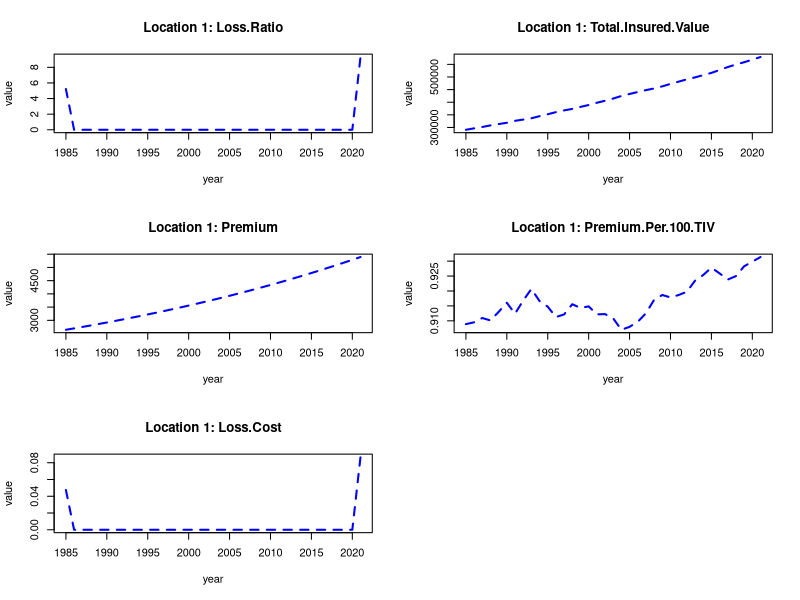
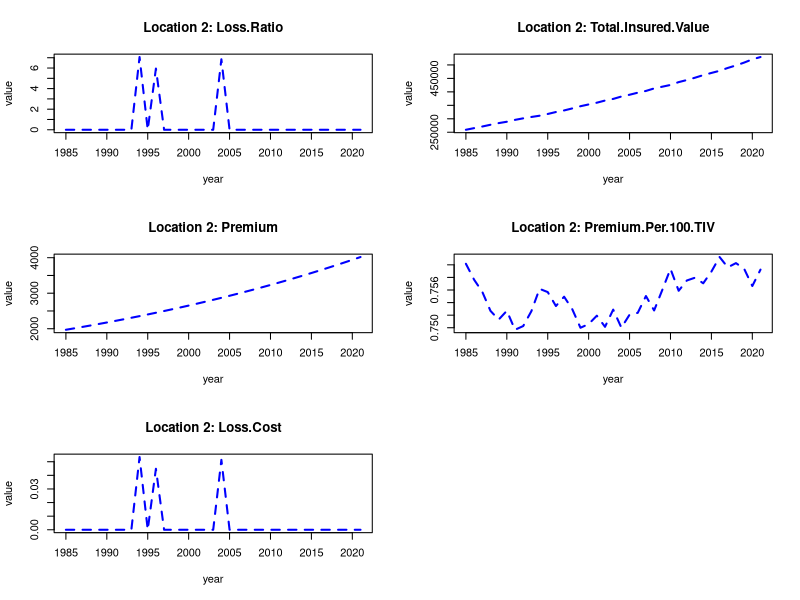
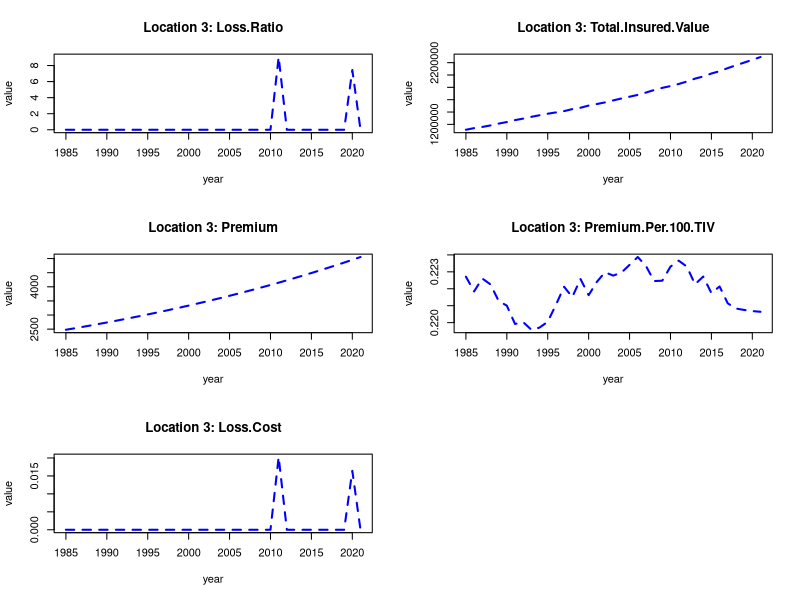
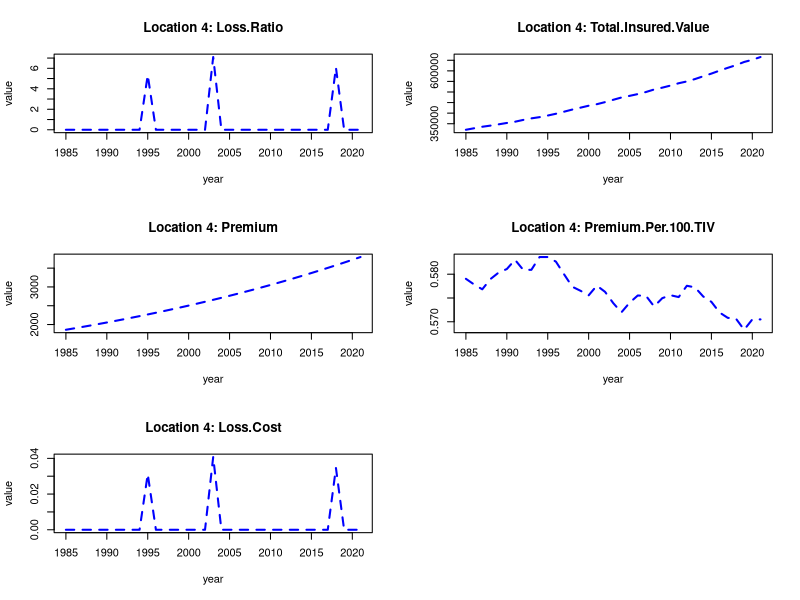
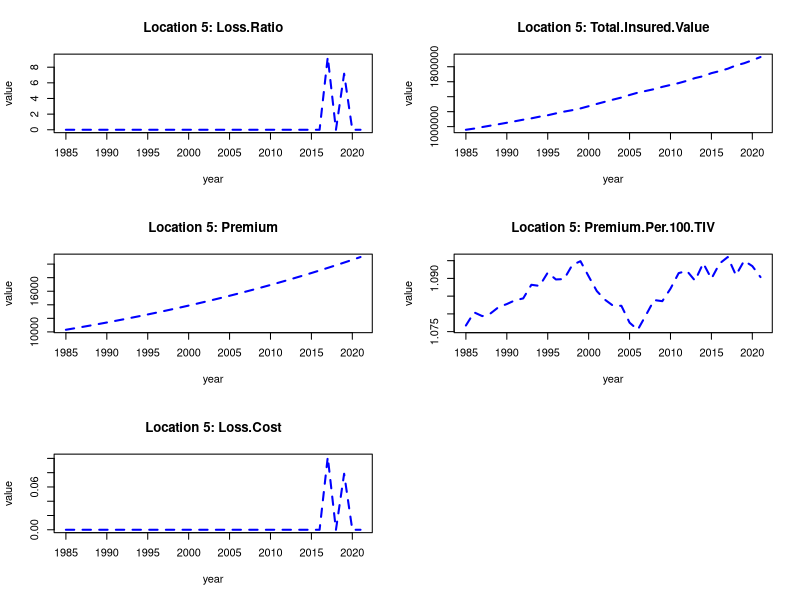
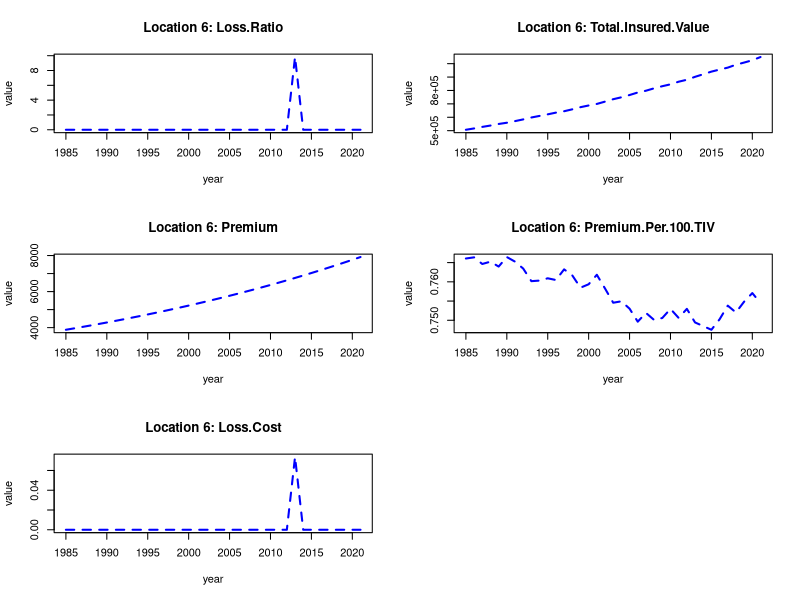
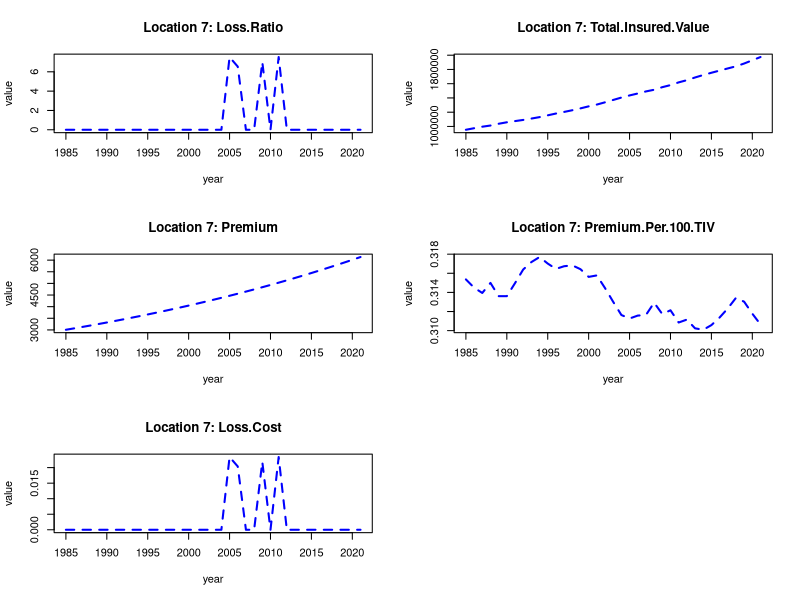
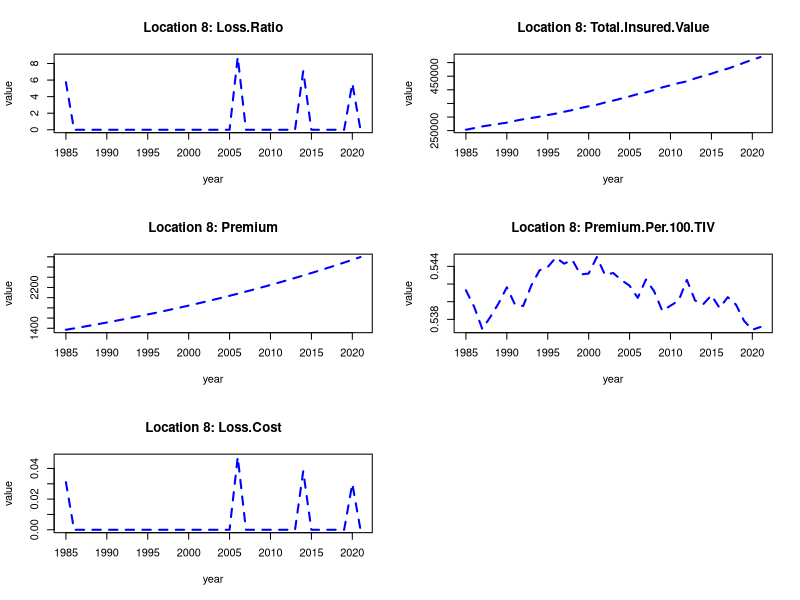

Reproduce these figures in R, in order.
library(dplyr)

# Adjust as needed
scriptDir <- "/Users/felixkim/Desktop/case-competition-/Experimental/Felix_files"
outputDir <- "/Users/felixkim/Desktop/case-competition-/Experimental/Felix_files/OutputGraphs"
featureEnum <- function() {
  list(Loss.Ratio = "Loss.Ratio", Total.Insured.Value = "Total.Insured.Value", Premium = "Premium",
       Premium.Per.100.TIV = "Premium.Per.100.TIV", Loss.Cost = "Loss.Cost")
}

# Function invocation examples, where TARGET_LOCATION is set to some integer:
# Plot all of the features for a location:  > plot_location_feature_ts(exposuresData, TARGET_LOCATION)
# Plot just one of the features for a location:  > plot_location_feature_ts(exposuresData, TARGET_LOCATION, featureEnum()$Total.Insured.Value)
plot_location_feature_ts <- function(df, location, featureEnumString) {
  # Subset out the rows pertaining just to one location
  location_df <- df[df$Location == location,]
  
  # Augment the dataframe with additional features not found in raw dataset
  location_df <- transform(location_df, Loss.Ratio=Losses...Non.Catastrophe/Premium)
  location_df <- transform(location_df, Premium.Per.100.TIV=Premium/(Total.Insured.Value/100.0))
  location_df <- transform(location_df, Loss.Cost=Losses...Non.Catastrophe/Total.Insured.Value)
  
  # Either plot all the features or just one of the features for the given location
  if (missing(featureEnumString)) {
    png(filename = paste0(outputDir, "/Location/", "Location.", location, ".ExposuresData", ".png"), width = 6000, height = 4000, res=300)
    par(mfrow = c(3,2))
    for (feat in featureEnum()) {
      plot(select(location_df, PolicyYear, feat), type = "l", lwd = 2, lty = 2, col = "blue", 
           xlab = "year", ylab = "value", main = paste0("Location ", location, ": ", feat))
    }
  }
  else {
    png(filename = paste0(outputDir, "/Location/", "Location.", location, ".", featureEnumString, ".png"))
    plot(select(location_df, PolicyYear, featureEnumString), type = "l", lwd = 2, lty = 2, col = "blue", 
         xlab = "year", ylab = "value", main = paste0("Location ", location, ": ", featureEnumString))
  }
  
  dev.off()
}

setwd(scriptDir)

exposuresData <- read.csv("../dataset/Exposures.csv", skip = 4, header = TRUE, sep = ",")
str(exposuresData)

# Confirm that data read properly
#head(exposuresData, 10)
#print(colnames(exposuresData))
#sapply(exposuresData, class)

##### For a single location (Management Request 1)
##########
TARGET_LOCATION <- 2
## 1) Loss ratio = Losses / Premium
#plot_location_feature_ts(exposuresData, TARGET_LOCATION, featureEnum()$Loss.Ratio)
## 2) TIV
#plot_location_feature_ts(exposuresData, TARGET_LOCATION, featureEnum()$Total.Insured.Value)
## 3) Premium
#plot_location_feature_ts(exposuresData, TARGET_LOCATION, featureEnum()$Premium)
## 4) Premium per $100 TIV over time
#plot_location_feature_ts(exposuresData, TARGET_LOCATION, featureEnum()$Premium.Per.100.TIV)
## 5) Loss cost = Losses / TIV
#plot_location_feature_ts(exposuresData, TARGET_LOCATION, featureEnum()$Loss.Cost)
## 6) All plots aggregated for a location
## 6a) One Location
#plot_location_feature_ts(exposuresData, TARGET_LOCATION)
## 6b) All locations
for (i in 1:35) {
  plot_location_feature_ts(exposuresData, i)
}